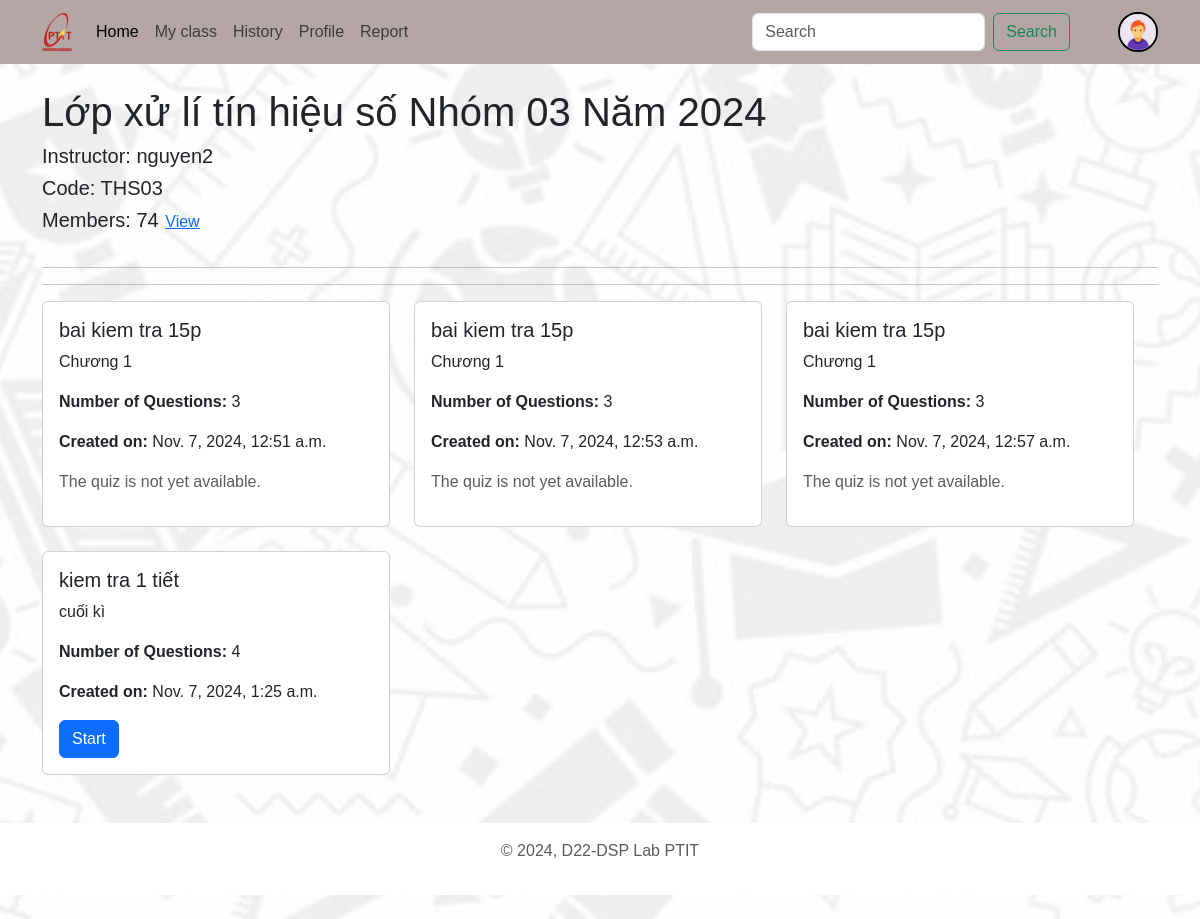
/myclass/class_detail/3/ (signed in), run on the app's committed database.
### account/models.py (models this page shows, shortened)
class Profile(models.Model):
    user = models.OneToOneField(User, on_delete=models.CASCADE, null=True, verbose_name='User Object') #verbose_name
    user_class = models.TextField(blank=True, null=True)
    email=models.EmailField(blank=True, null=True,max_length=254,unique=True)
    profile_img = models.ImageField(upload_to='profile_images', default='profile_images/user.jpg', blank=True, null=True, verbose_name='Profile Pic')
    studen_id = models.CharField(max_length=15, blank=True, null=True)
    GENDER = (
        ('Male', 'Male'),
        ('Female', 'Female'),
        ('Other', 'Other'),
    )
    gender = models.CharField(max_length=6, choices=GENDER, blank=True, null=True)
    @property
    def full_name(self):
        return f"{self.user.first_name} {self.user.last_name}"

### allClass/models.py (models this page shows, shortened)
class MyClass(models.Model):
    name = models.TextField()
    instructor = models.ForeignKey(User, on_delete=models.CASCADE, related_name='instructed_classes')
    students = models.ManyToManyField(User, related_name='classes')
    code = models.CharField(max_length=10, unique=True, null=True)
    class Meta:
        verbose_name = "Class"
        verbose_name_plural = "Classes"

### quiz/models.py (models this page shows, shortened)
class Quiz(models.Model):
    id = models.AutoField(primary_key=True)
    title = models.CharField(max_length=255)
    description = models.TextField()
    class_id = models.ForeignKey(MyClass, on_delete=models.CASCADE, null=True, blank=True)
    category = models.ForeignKey(Category, on_delete=models.CASCADE,null=True, blank=True)
    quiz_file = models.FileField(upload_to='quiz/' , null=True, blank=True)
    created_at = models.DateTimeField(auto_now_add=True)
    updated_at = models.DateTimeField(auto_now=True)
    duration = models.IntegerField(default=45)
    total_questions = models.IntegerField()
    instructor = models.ForeignKey(User, on_delete=models.CASCADE,null=True, blank=True)
    active = models.BooleanField(default=False)
    class Meta:
        verbose_name_plural = 'Quizzes'

### allClass/views.py (the view)
# urls.py: path('class_detail/<int:class_id>/', views.class_detail, name='class_detail'),
@login_required(login_url='login')
def class_detail(request, class_id):
    myclass = get_object_or_404(MyClass, id=class_id)
    if request.user != myclass.instructor and request.user not in myclass.students.all():
        raise Http404("You do not have permission to access this class.")
    class_requests = ClassRequest.objects.filter(myclass=myclass, approved=False)
    quizzes = Quiz.objects.filter(class_id=myclass.id)
    student_count = myclass.students.count()
    student_list = myclass.students.all()
    instructor = myclass.instructor
    return render(request, 'inyourclass.html', {'class': myclass, 'class_requests': class_requests, 'quizzes': quizzes,'student_count': student_count,'student_list': student_list,'instructor': instructor, 'class_id': class_id})

### templates/inyourclass.html (shortened to what this page needs)
<!DOCTYPE html>
<html lang="en">
<head>
    <link href="https://cdn.jsdelivr.net/npm/bootstrap@5.3.0-alpha3/dist/css/bootstrap.min.css" rel="stylesheet"
>
    <link rel="stylesheet" href="/static/css/style.css">
</head>
<body>
    {% include "Components/navbar_loged_in.html" %}
    <div class="container mt-4">
        <div class="d-flex justify-content-between align-items-center mb-4">
            <div>
                <h1>{{ class.name }}</h1>
                <h5>Instructor: {{ class.instructor.username }}</h5>
                <h5>Code: {{ class.code }}</h5>
                <h5>Members: {{ student_count }}
                    <button type="button" class="btn btn-link p-0" data-bs-toggle="modal" data-bs-target="#studentListModal">
                        View
                    </button>
                </h5>
            </div>
        </div>
        <hr>
        <hr>
        <div class="row">
            {% if quizzes|length > 0 %}
                <div class="row">
                    {% for quiz in quizzes %}
                        <div class="col-md-4">
                            <div class="card mb-4">
                                <div class="card-body">
                                    <h5 class="card-title">{{ quiz.title }}</h5>
                                    <p class="card-text">{{ quiz.description }}</p>
                                    <p class="card-text"><strong>Number of Questions:</strong> {{ quiz.total_questions }}</p>
                                    <p class="card-text"><strong>Created on:</strong> {{ quiz.created_at }}</p>
                                    {% if quiz.active %}
                                        <a href="{% url 'start_quiz' quiz.id %}" class="btn btn-primary">Start</a>
                                    {% else %}
                                        {% if user != quiz.instructor %}
                                            <p class="text-muted">The quiz is not yet available.</p>
                                        {% endif %}
                                    {% endif %}
                                </div>
                            </div>
                        </div>
                    {% endfor %}
                </div>
            {% else %}
                <p>No quizzes available.</p>
            {% endif %}
        </div>
    </div>
    {% include "Components/footer.html" %}
</body>
</html>

### templates/Components/navbar_loged_in.html (shortened to what this page needs)
    <nav class="navbar navbar-expand-lg bg-body-tertiary d-none d-lg-block">
        <div class="container">
            <a class="navbar-brand" href="">
                <img src="/static/images/logo_ptit.png" alt="" style="width: 30px;">
                </a>
            <div class="collapse navbar-collapse" id="navbarSupportedContent">
                <ul class="navbar-nav me-auto mb-2 mb-lg-0">
                    <li class="nav-item">
                        <a class="nav-link active" aria-current="page" href="{% url 'welcome' %}">Home</a>
                    </li>
						<a class="nav-link" href="{% url 'my_classes' %}">My class</a>
					<li class="nav-item">
						<a class="nav-link" href="{% url 'not_support' %}">History</a>
					</li>
					<li class="nav-item">
                        <a class="nav-link" href="{% url 'profile' request.user.username %}">Profile</a>
                    </li>
						<a class="nav-link" href="{% url 'not_support' %}">Report</a>
                </ul>
                <form class="d-flex" role="search">
                    <input class="form-control me-2" type="search" placeholder="Search" aria-label="Search">
                    <button class="btn btn-outline-success" type="submit">Search</button>
                </form>
                {% if request.user.is_authenticated %}
                    <a href="{% url 'profile' request.user.username %}" class="ms-5">
                    <img src="{{request.user.profile.profile_img.url}}" class="rounded-circle" width="40" height="40" alt="profile_img" style="border: 2px solid #000;">
                    </a>
                {% endif %}
            </div>
        </div>
    </nav>

### templates/Components/footer.html
<footer class="py-3 my-4">
    <p class="text-center text-body-secondary">© 2024, D22-DSP Lab PTIT</p>
</footer>

### static/css/style.css (style rules this page uses)
* { font-family: 'Arial', 'Tahoma', 'Verdana', 'Roboto', 'Open Sans', sans-serif; }
body { background-image: url("../images/Bg1.jpg"); background-size: cover; background-repeat: no-repeat; background-attachment: fixed; background-position: center; }
footer { background-color: #ffffff !important; width: 100%; }
.navbar { background-color: #b5a6a6 !important; }

### data on the page
MyClass: name "Lớp xử lí tín hiệu số Nhóm 03 Năm 2024", instructor.username "nguyen2", code "THS03"
Quiz: title "bai kiem tra 15p", description "Chương 1", total_questions "3", created_at "Nov. 7, 2024, 12:51 a.m.", active "The quiz is not yet available."
Quiz: title "bai kiem tra 15p", description "Chương 1", total_questions "3", created_at "Nov. 7, 2024, 12:53 a.m.", active "The quiz is not yet available."
Quiz: title "bai kiem tra 15p", description "Chương 1", total_questions "3", created_at "Nov. 7, 2024, 12:57 a.m.", active "The quiz is not yet available."
Quiz: title "kiem tra 1 tiết", description "cuối kì", total_questions "4", created_at "Nov. 7, 2024, 1:25 a.m.", active "Start"

### other printed values
{{ student_count }} "74"
